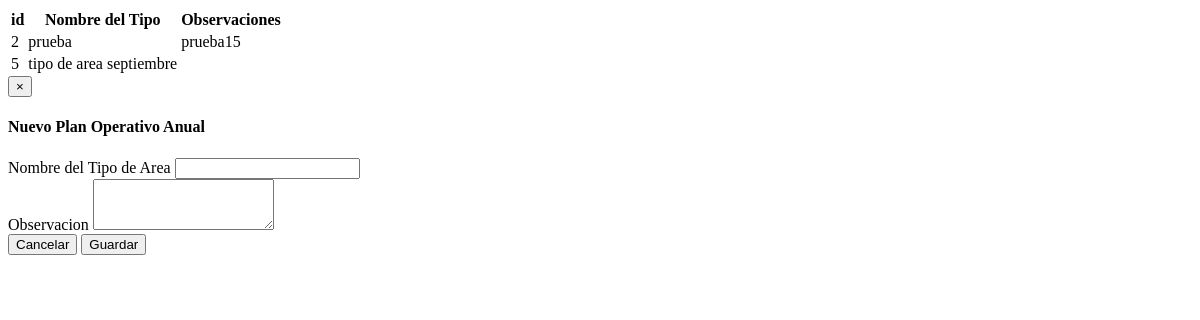
Before: /Datos/mostrarTipos.php with the older database file.
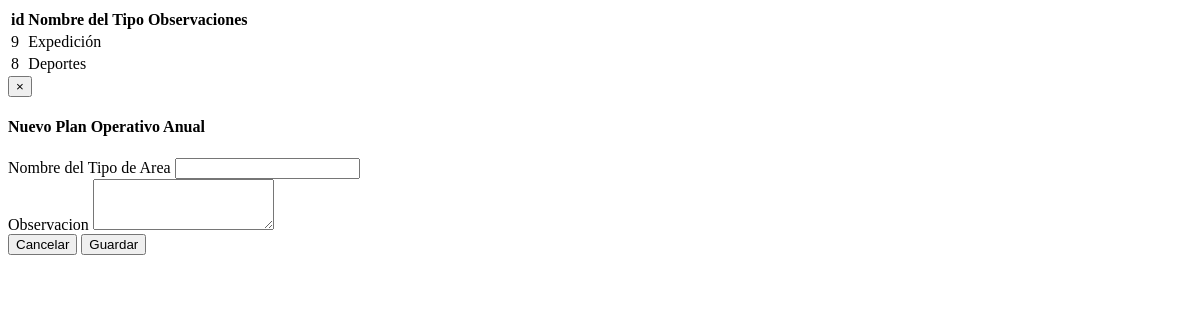
After: the same page with the newer database file.
### tables this page shows
CREATE TABLE IF NOT EXISTS `tipo_area` (
  `id_Tipo_Area` int(11) NOT NULL,
  `nombre` varchar(30) NOT NULL,
  `observaciones` text NOT NULL
);

### Datos/mostrarTipos.php (the view, shortened to what this page needs)
<?php
include '../Datos/conexion.php';
$query = mysql_query("Select * from tipo_area", $enlace);
?>
<!DOCTYPE html>
<html lang="en">
    <head>
    </head>
    <body>
        <div class="panel-body">
            <div class="table-responsive">
                <table class="table">
                    <thead>
                        <tr>
                            <th>id</th>
                            <th>Nombre del Tipo</th>
                            <th>Observaciones</th>
                            <th></th>
                        </tr>
                    </thead>
                    <tbody>
                        <?php
                        while ($row = mysql_fetch_array($query)) {
                            ?>
                            <tr>
                                <td><?php echo $row['id_Tipo_Area'] ?></td>
                                <td><?php echo $row['nombre'] ?></td>
                                <td><?php echo $row['observaciones'] ?></td>
                                <td>
                                </td>
                            </tr>
                            <?php
                        }
                        ?>
                    </tbody>
                </table>
            </div>
        </div>
                     <div class="modal fade" id="eModalNuevoTipoArea" tabindex="-1" role="dialog" aria-labelledby="myModalLabel" aria-hidden="true">
                        <div class="modal-dialog">
                            <div class="modal-content">
                                <form role="form" id="eform2" name="form" >
                                    <div class="modal-header">
                                        <button type="button" class="close" data-dismiss="modal" aria-hidden="true">&times;</button>
                                        <h4 class="modal-title" id="myModalLabel">Nuevo Plan Operativo Anual</h4>
                                    </div>
                                    <div class="modal-body">
                                        <div class="form-group">
                                            <label>Nombre del Tipo de Area</label>
                                            <input id="eNombreDeTArea" class="form-control" required>
                                        </div>
                                        <div class="form-group">
                                            <label>Observacion</label>
                                            <textarea id="eObservacionDeTArea" class="form-control" rows="3"></textarea>
                                        </div>
                                    </div>
                                    <div class="modal-footer">
                                        <button type="button"  class="btn btn-default" data-dismiss="modal">Cancelar</button>
                                        <button  id="guardarR" class="btn btn-primary" >Guardar</button>
                                    </div>
                                </form>
                            </div>
                        </div>
                    </div>
    </body>
</html>

Changed rows visible on the page:
removed tipo_area: id_Tipo_Area "2", nombre "prueba", observaciones "prueba15"
removed tipo_area: id_Tipo_Area "5", nombre "tipo de area septiembre"
added tipo_area: id_Tipo_Area "9", nombre "Expedición"
added tipo_area: id_Tipo_Area "8", nombre "Deportes"
